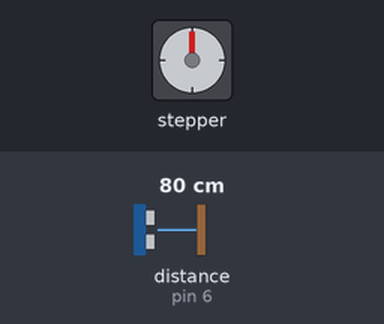
Bench run of a sketch on a simulated Arduino Uno, built with avr-gcc and run on an emulated ATmega328P. Parts: stepper motor. Wiring (inferred from the names in the program): ultrasonic range finder: trigger pin 7; echo pin 6. The inputs (shaded band) are chosen by the test bench; at power-on: distance to the obstacle (sensor on pin 6) 80 cm. The echo pulse lasts 58.3 µs per cm; stepper angles assume 2848 steps per turn.

Above: at 1.2 s.
1.3 s: distance to the obstacle (sensor on pin 6) set to 24 cm
2.8 s: distance to the obstacle (sensor on pin 6) set to 20 cm
At 3.26 s:
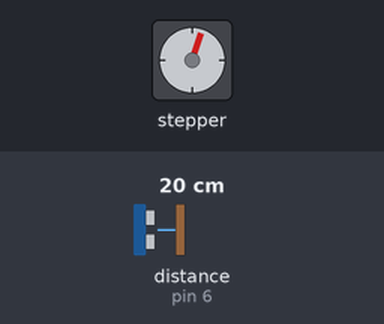
At 3.87 s:
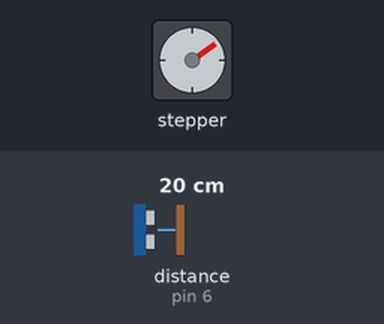
Timing chart, 0 to 14.8 s (numbered marks = the images above; inputs shaded):
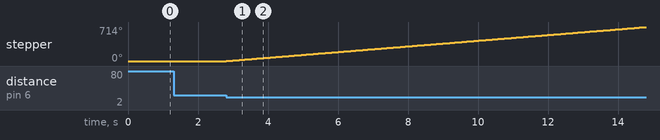

Measured:
- the behaviour switches between 22 and 21 cm on distance to the obstacle (sensor on pin 6) (found by bisection; images 0 and 1)
- after the input at 1.3 s, every drawn part: stays the same
- after the input at 2.8 s, stepper: keeps turning clockwise at about 60°/s, starting at once

The sketch:

ardex.ino
```cpp
#include <Stepper.h>
int STEPS = 2848;
Stepper stepper(STEPS, 8,10,9,11);
const int trigpin = 7; //cafe
const int echopin = 6; //morado
long duracion;
int distancia;

void setup()
{
Serial.begin(9600);
pinMode(trigpin, OUTPUT);
pinMode(echopin, INPUT);

}

void loop()
{
digitalWrite(trigpin, LOW);
delayMicroseconds(2);
digitalWrite(trigpin, HIGH);
delayMicroseconds(10);
digitalWrite(trigpin, LOW);
duracion = pulseIn(echopin,HIGH);
distancia = duracion / 58.2;   //V=2

if(distancia <=20 && distancia >= 0)
  {
    stepper.setSpeed(10);
    stepper.step(2848*2.5);

    }
  }
```
